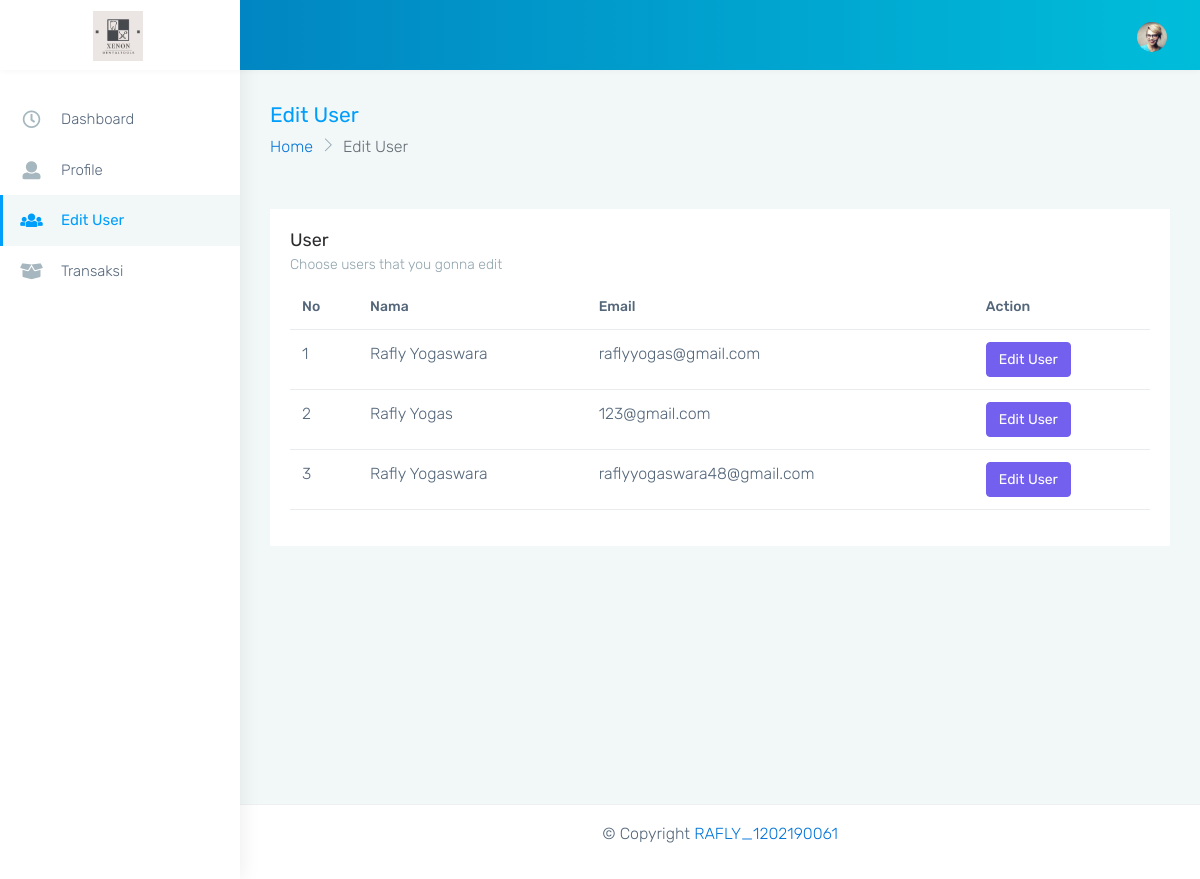
The app's page /dashboard/admin/user.php (signed in) with its own data.
### tables this page shows
CREATE TABLE `users` (
  `id` bigint(20) NOT NULL,
  `nama` varchar(255) NOT NULL,
  `email` varchar(255) NOT NULL,
  `password` varchar(255) NOT NULL,
  `no_hp` varchar(255) NOT NULL
);

### dashboard/admin/user.php (the view, shortened to what this page needs)
<?php
  require('config.php');
  $query = "SELECT * FROM users";
  $connect = mysqli_query($koneksi,$query);
?>
<!DOCTYPE html>
<html dir="ltr" lang="en">
  <head>
    <link href="../assets/plugins/chartist/dist/chartist.min.css" rel="stylesheet" />
    <link href="css/style.min.css" rel="stylesheet" />
  </head>
  <body>
    <div id="main-wrapper" data-layout="vertical" data-navbarbg="skin6" data-sidebartype="full" data-sidebar-position="absolute" data-header-position="absolute" data-boxed-layout="full">
      <header class="topbar" data-navbarbg="skin6">
        <nav class="navbar top-navbar navbar-expand-md navbar-dark">
          <div class="navbar-header" data-logobg="skin6">
            <a class="navbar-brand justify-content-center" href="index.php">
              <b class="logo-icon">
                <img src="../assets/images/icon.jpg" width="50" alt="homepage" class="dark-logo" />
              </b>
            </a>
          </div>
          <div class="navbar-collapse collapse" id="navbarSupportedContent" data-navbarbg="skin5">
            <ul class="navbar-nav">
              <li class="nav-item dropdown">
                <a class="nav-link dropdown-toggle waves-effect waves-dark" href="#" id="navbarDropdown" role="button" data-bs-toggle="dropdown" aria-expanded="false">
                  <img src="../assets/images/users/1.jpg" alt="user" class="profile-pic me-2" /><?=$tampilcheck['username']?>
                </a>
              </li>
            </ul>
          </div>
        </nav>
      </header>
      <aside class="left-sidebar" data-sidebarbg="skin6">
        <div class="scroll-sidebar">
          <nav class="sidebar-nav">
            <ul id="sidebarnav">
              <li class="sidebar-item">
                <a class="sidebar-link waves-effect waves-dark sidebar-link" href="index.php" aria-expanded="false"><i class="me-3 far fa-clock fa-fw" aria-hidden="true"></i><span class="hide-menu">Dashboard</span></a>
              </li>
              <li class="sidebar-item">
                <a class="sidebar-link waves-effect waves-dark sidebar-link" href="profile.php?admin=<?=$_SESSION['id']?>" aria-expanded="false"> <i class="me-3 fa fa-user" aria-hidden="true"></i><span class="hide-menu">Profile</span></a>
              </li>
              <li class="sidebar-item">
                <a class="sidebar-link waves-effect waves-dark sidebar-link" href="user.php" aria-expanded="false"> <i class="me-3 fa fa-users" aria-hidden="true"></i><span class="hide-menu">Edit User</span></a>
              </li>
              <li class="sidebar-item">
                <a class="sidebar-link waves-effect waves-dark sidebar-link" href="transaksi.php" aria-expanded="false"> <i class="me-3 fa fa-box-open" aria-hidden="true"></i><span class="hide-menu">Transaksi</span></a>
              </li>
            </ul>
          </nav>
        </div>
      </aside>
      <div class="page-wrapper">
        <div class="page-breadcrumb">
          <div class="row align-items-center">
            <div class="col-md-6 col-8 align-self-center">
              <h3 class="page-title mb-0 p-0">Edit User</h3>
              <div class="d-flex align-items-center">
                <nav aria-label="breadcrumb">
                  <ol class="breadcrumb">
                    <li class="breadcrumb-item"><a href="#">Home</a></li>
                    <li class="breadcrumb-item active" aria-current="page">Edit User</li>
                  </ol>
                </nav>
              </div>
            </div>
          </div>
        </div>
            <div class="container-fluid">
                <div class="row">
                    <div class="col-sm-12">
                        <div class="card">
                            <div class="card-body">
                                <h4 class="card-title">User</h4>
                                <h6 class="card-subtitle">Choose users that you gonna edit</h6>
                                  <div class="table-responsive">
                                    <?php if(mysqli_num_rows($connect) >= 1){?>
                                      <table class="table user-table no-wrap">
                                          <thead>
                                              <tr>
                                                  <th class="border-top-0">No</th>
                                                  <th class="border-top-0">Nama</th>
                                                  <th class="border-top-0">Email</th>
                                                  <th class="border-top-0">Action</th>
                                              </tr>
                                          </thead>
                                          <tbody>
                                            <?php
                                              $noUrut = 1;
                                              while ($tampil = mysqli_fetch_assoc($connect)){
                                            ?>
                                              <tr>
                                                  <td><?=$noUrut?></td>
                                                  <td><?=$tampil['nama']?></td>
                                                  <td><?=$tampil['email']?></td>
                                                  <td>
                                                    <a class="btn btn-primary" href="edituser.php?edit=<?=$tampil['id']?>" role="button">Edit User</a>
                                                  </td>
                                              </tr>
                                            <?php
                                              $noUrut++;
                                              }
                                            ?>
                                          </tbody>
                                      </table>
                                    <?php }else{
                                      echo '<h1 class="text-center">THERE IS NO DATA</h1>';
                                    }
                                      ?>
                                  </div>
                            </div>
                        </div>
                    </div>
                </div>
            </div>
        <footer class="footer text-center">
          <p class="text-black">&copy; Copyright <a href="#" class="text-black" data-bs-toggle="modal" data-bs-target="#identitas">RAFLY_1202190061</a></p>
        </footer>
      </div>
    </div>
  </body>
</html>

### records on screen
users: nama "Rafly Yogaswara", email "raflyyogas@gmail.com"
users: nama "Rafly Yogas", email "123@gmail.com"
users: nama "Rafly Yogaswara", email "raflyyogaswara48@gmail.com"
